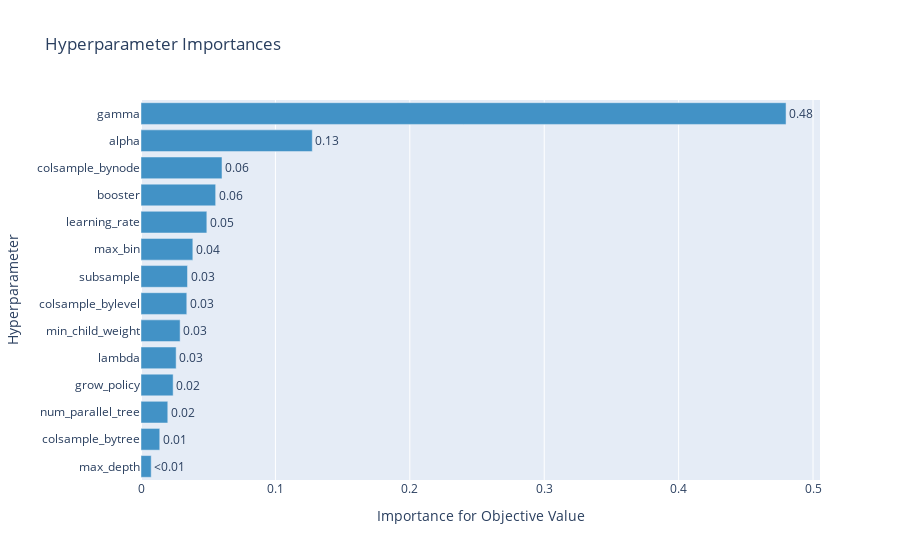

Notebook cell for this chart:
### Code cell
optuna.visualization.plot_param_importances(recall_study)

### Figure 1 — Plotly figure (JSON) as saved in the notebook; plotly's stock layout.template omitted (floating-point values rounded to 4 significant figures)
{"data": [{"cliponaxis": false, "hovertemplate": ["max_depth (IntDistribution): 0.007589720472214233<extra></extra>", "colsample_bytree (FloatDistribution): 0.013940377425627115<extra></extra>", "num_parallel_tree (IntDistribution): 0.01992257561360764<extra></extra>", "grow_policy (CategoricalDistribution): 0.02392248792098123<extra></extra>", "lambda (FloatDistribution): 0.026147900152243792<extra></extra>", "min_child_weight (IntDistribution): 0.02909067766480552<extra></extra>", "colsample_bylevel (FloatDistribution): 0.03406765245473596<extra></extra>", "subsample (FloatDistribution): 0.034602119426528334<extra></extra>", "max_bin (IntDistribution): 0.03856109043279832<extra></extra>", "learning_rate (FloatDistribution): 0.048976587434698717<extra></extra>", "booster (CategoricalDistribution): 0.055548638518149895<extra></extra>", "colsample_bynode (FloatDistribution): 0.06026100293195555<extra></extra>", "alpha (FloatDistribution): 0.12744162156831115<extra></extra>", "gamma (FloatDistribution): 0.47992754798334253<extra></extra>"], "marker": {"color": "rgb(66,146,198)"}, "orientation": "h", "text": ["<0.01", "0.01", "0.02", "0.02", "0.03", "0.03", "0.03", "0.03", "0.04", "0.05", "0.06", "0.06", "0.13", "0.48"], "textposition": "outside", "type": "bar", "x": [0.00759, 0.01394, 0.01992, 0.02392, 0.02615, 0.02909, 0.03407, 0.0346, 0.03856, 0.04898, 0.05555, 0.06026, 0.1274, 0.4799], "y": ["max_depth", "colsample_bytree", "num_parallel_tree", "grow_policy", "lambda", "min_child_weight", "colsample_bylevel", "subsample", "max_bin", "learning_rate", "booster", "colsample_bynode", "alpha", "gamma"]}], "layout": {"showlegend": false, "title": {"text": "Hyperparameter Importances"}, "xaxis": {"title": {"text": "Importance for Objective Value"}}, "yaxis": {"title": {"text": "Hyperparameter"}}}}
